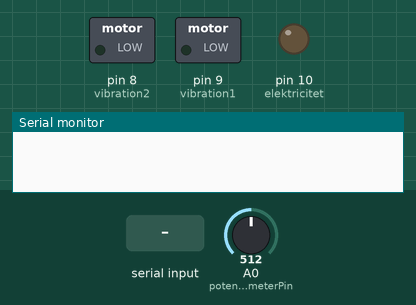
Bench run of a sketch on a simulated Arduino Uno, built with avr-gcc and run on an emulated ATmega328P. On the bench: switched loads named in the sketch (green lamp = pin HIGH), output pins drawn as LEDs (lit = HIGH), the last lines printed to the serial monitor. Inputs (shaded band) come from the test bench; at power-on: A0 (potentiometerPin) = 512.

Above: at 0.9 s.
1.0 s: "1" received over Serial
At 11.4 s:
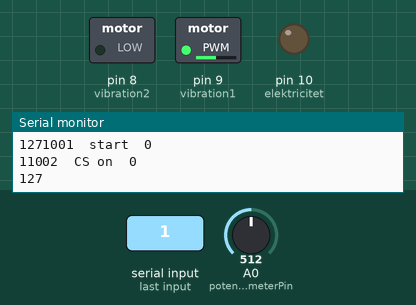
At 14.2 s:
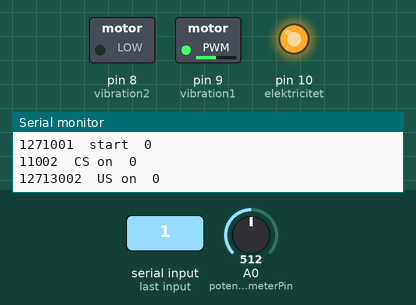
Timing chart, 0 to 14.5 s (numbered marks = the images above; inputs shaded):
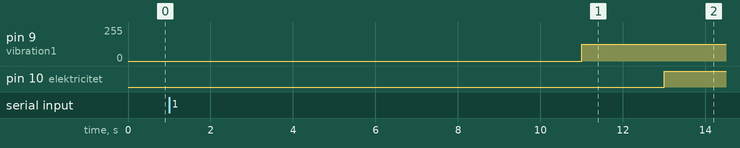

The sketch:

Vibrationer.ino
```cpp
//test program

static const char spinner[] = "-\\|/";  // Array of ASCII spinning characters
static int spinnerIndex = 0;  // Current index of the spinner character

unsigned long startTime = 0;
unsigned long currentTime = 0;

const int potentiometerPin = A0;

const int vibration1 = 9;
const int vibration2 = 8;
const int elektricitet  = 10;

int potValue = 0;
int motorSpeed = 0;

const int ITI = 10000; // 10 sekunder mellan trials
const int duration = 4000; // 4 sekunder vibration
const int US = 2000; // 2 sekunders US
const int ISI = 2000; // 2 sekunders inter stimuli interval


const int antalTrial = 10;
int currentTrial = 0 ;

bool isTrialStarted = false;
bool isElektricitetActivated = false;

void printEvent(const char* eventName) {
  Serial.print(currentTime);
  Serial.print("\t");
  Serial.print(eventName);
  Serial.print("\t");
  Serial.println(currentTrial);
}

void startTrial() {
  if (!isTrialStarted) {
    isTrialStarted = true;
    printEvent("CS on");

    potValue = analogRead(potentiometerPin);

  // Map the potentiometer value to the motor speed range (0-255)
  motorSpeed = map(potValue, 0, 1023, 0, 255);
Serial.print(motorSpeed);
  // Set the motor speed
  analogWrite(vibration1, motorSpeed);
  analogWrite(vibration2, motorSpeed);
  }
}

void activateElektricitet() {
  if (isTrialStarted && !isElektricitetActivated) {
    isElektricitetActivated = true;
    printEvent("US on");

    digitalWrite(elektricitet, HIGH);
  }
}

void endTrial() {
  if (isTrialStarted) {
    isTrialStarted = false;
    isElektricitetActivated = false;
    printEvent("CS off");
    printEvent("US off");
    analogWrite(vibration1, LOW);
    analogWrite(vibration2, LOW);
    digitalWrite(elektricitet, LOW);
    startTime = currentTime;
    currentTrial++;
  }
}

void setup() {
  Serial.begin(9600);

  Serial.println();

  while (Serial.available() == 0) {
    /*
    Serial.print(spinner[spinnerIndex]);  // Print the spinner character
    spinnerIndex = (spinnerIndex + 1) % sizeof(spinner);  // Update the spinner index
    delay(100);  // Delay between each spinner character update */

  }
  while (Serial.available() > 0) {
    Serial.read(); // Empty the read buffer
  }

  pinMode(vibration1, OUTPUT);
  pinMode(vibration2, OUTPUT);
  pinMode(elektricitet, OUTPUT);
  Serial.print("Frame");
  Serial.print("\t");
  Serial.print("Time");
  Serial.print("\t");
  Serial.print("Event");
  Serial.print("\t");
  Serial.println("Trial");
 potValue = analogRead(potentiometerPin);

  // Map the potentiometer value to the motor speed range (0-255)
  motorSpeed = map(potValue, 0, 1023, 0, 255);
  Serial.print(motorSpeed);

  digitalWrite(elektricitet, LOW);
  digitalWrite(vibration1, LOW);
  pinMode(vibration2, OUTPUT);
  startTime = millis();
  currentTime = millis();
  printEvent("start");

}

void loop() {
  currentTime = millis();

  if(currentTrial < antalTrial){

    if (currentTime > (startTime + ITI)) {
      startTrial();
    }

    if (currentTime > (startTime + ITI + ISI)) {
      activateElektricitet();
    }

    if (currentTime > (startTime + ITI + ISI + US)) {
      endTrial();
    }

  }

}
```

Measured:
- after the input at 1.0 s, pin 9 (vibration1): 0/255 → 127/255 after 10.0 s; pin 10 (elektricitet): LOW → HIGH after 12.0 s
